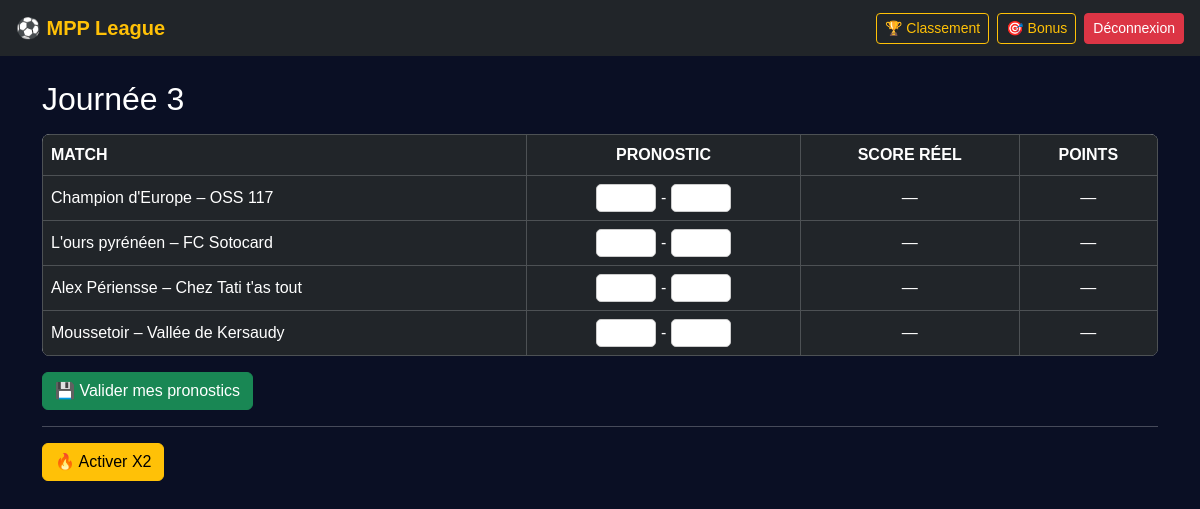
The app's page /journee/3 (signed in) with its own data.
### tables this page shows
CREATE TABLE journees (
    id INTEGER PRIMARY KEY AUTOINCREMENT,
    nom TEXT,
    date_debut TEXT,
    verrou TEXT,
    mail_rappel_envoye INTEGER DEFAULT 0,
    mail_verrou_envoye INTEGER DEFAULT 0
);

CREATE TABLE matchs (
    id INTEGER PRIMARY KEY AUTOINCREMENT,
    journee_id INTEGER,
    equipe_dom TEXT,
    equipe_ext TEXT
);

### app.py (the view, shortened to what this page needs)
@app.route("/journee/<int:jid>", methods=["GET", "POST"])
@login_required
def journee(jid):
    conn = db()
    journee = conn.execute(
        "SELECT * FROM journees WHERE id=?",
        (jid,)
    ).fetchone()
    if not journee:
        return "Journée introuvable", 404
    verrouille = now() >= datetime.fromisoformat(journee["verrou"])
    rows = conn.execute("""
    SELECT
        m.id AS match_id,
        m.equipe_dom,
        m.equipe_ext,
        p.score_dom AS prono_dom,
        p.score_ext AS prono_ext,
        r.score_dom AS real_dom,
        r.score_ext AS real_ext,
        CASE
            WHEN r.score_dom IS NULL THEN NULL

            -- 3 pts : score exact
            WHEN p.score_dom = r.score_dom
            AND p.score_ext = r.score_ext
            THEN 3

            -- 2 pts : bonne différence de buts
            WHEN (p.score_dom - p.score_ext) = (r.score_dom - r.score_ext)
            THEN 2

            -- 1 pt : bonne issue (victoire / nul / défaite)
            WHEN (p.score_dom - p.score_ext) * (r.score_dom - r.score_ext) > 0
                OR (p.score_dom = p.score_ext AND r.score_dom = r.score_ext)
            THEN 1

            ELSE 0
        END AS points
    FROM matchs m
    LEFT JOIN pronos p
        ON p.match_id = m.id AND p.user_id = ?
    LEFT JOIN results r
        ON r.match_id = m.id
    WHERE m.journee_id = ?
    ORDER BY m.id
    """, (session["user_id"], jid)).fetchall()
    x2_current = conn.execute("""
        SELECT 1 FROM x2 WHERE user_id=? AND journee_id=?
    """, (session["user_id"], jid)).fetchone()
    x2_other = conn.execute("""
        SELECT j.id, j.nom
        FROM x2 x
        JOIN journees j ON j.id = x.journee_id
        WHERE x.user_id=? AND x.journee_id != ?
    """, (session["user_id"], jid)).fetchone()
    x2_mult = 2 if x2_current else 1
    return render_template(
        "journee.html",
        journee=journee,
        matchs=rows,
        verrouille=verrouille,
        x2_current=x2_current,
        x2_other=x2_other,
        x2_mult=x2_mult
    )

### app.py (called while the page is built)
def db():
    conn = sqlite3.connect(DB)
    conn.row_factory = sqlite3.Row
    return conn

def now():
    return datetime.now()

def login_required(f):
    @wraps(f)
    def wrap(*args, **kwargs):
        if "user_id" not in session:
            return redirect("/login")
        return f(*args, **kwargs)
    return wrap

### templates/journee.html (shortened to what this page needs)
{% extends "layout.html" %}
{% block content %}
<h2 class="text-white mb-3">{{ journee.nom }}</h2>
<form method="post">
<table class="table table-dark table-bordered align-middle">
<thead>
<tr>
    <th>Match</th>
    <th class="text-center">Pronostic</th>
    <th class="text-center">Score réel</th>
    <th class="text-center">Points</th>
</tr>
</thead>
<tbody>
{% for m in matchs %}
<tr
>
    <td>{{ m.equipe_dom }} – {{ m.equipe_ext }}</td>
    <td class="text-center">
        <input type="number" min="0" name="dom_{{ m.match_id }}"
               value="{{ m.prono_dom if m.prono_dom is not none }}"
               {% if verrouille %}disabled{% endif %} style="width:60px;">
        -
        <input type="number" min="0" name="ext_{{ m.match_id }}"
               value="{{ m.prono_ext if m.prono_ext is not none }}"
               {% if verrouille %}disabled{% endif %} style="width:60px;">
    </td>
    <td class="text-center">
        {% if m.real_dom is not none %}
            {{ m.real_dom }} - {{ m.real_ext }}
        {% else %}
            —
        {% endif %}
    </td>
    <td class="text-center">
        {% if m.points is not none %}
            <span class="fw-bold">{{ m.points * x2_mult }}</span>
        {% else %}
            —
        {% endif %}
    </td>
</tr>
{% endfor %}
</tbody>
</table>
{% if not verrouille %}
<button class="btn btn-success">💾 Valider mes pronostics</button>
{% else %}
<div class="alert alert-secondary">Pronostics verrouillés</div>
{% endif %}
</form>
<hr>
{% if not x2_current and not x2_other and not verrouille %}
<form method="post" action="/x2/on/{{ journee.id }}">
    <button class="btn btn-warning">🔥 Activer X2</button>
</form>
{% elif x2_other %}
<div class="alert alert-secondary">
    Bonus X2 déjà utilisé sur {{ x2_other.nom }}
</div>
{% endif %}
{% endblock %}

### static/style.css (style rules this page uses)
body { background: #0a0f24 url('/static/football-bg.jpg') center/cover no-repeat; color: #f8f9fa; font-family: 'Montserrat', sans-serif; }
table { background: rgba(255,255,255,0.85); color: #000; border-radius: 8px; overflow: hidden; }
table th { background: #1e3a8a; color: #fff; text-transform: uppercase; }
table td { padding: 8px; font-weight: 500; }
input, select { border-radius: 5px; border: 1px solid #ccc; }

### records on screen
journees: nom "Journée 3"
matchs: equipe_dom "Champion d'Europe", equipe_ext "OSS 117"
matchs: equipe_dom "L'ours pyrénéen", equipe_ext "FC Sotocard"
matchs: equipe_dom "Alex Périensse", equipe_ext "Chez Tati t'as tout"
matchs: equipe_dom "Moussetoir", equipe_ext "Vallée de Kersaudy"
